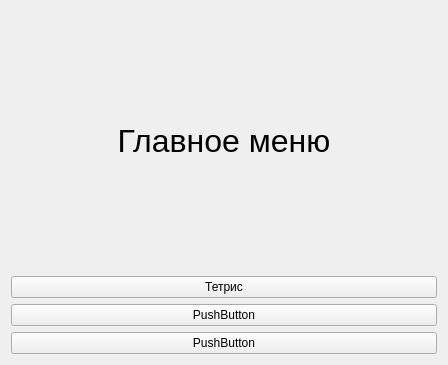
<?xml version="1.0" encoding="UTF-8"?>
<ui version="4.0">
 <class>Form</class>
 <widget class="QWidget" name="Form">
  <property name="geometry">
   <rect>
    <x>0</x>
    <y>0</y>
    <width>448</width>
    <height>365</height>
   </rect>
  </property>
  <property name="windowTitle">
   <string>Form</string>
  </property>
  <layout class="QVBoxLayout" name="verticalLayout">
   <item>
    <layout class="QVBoxLayout" name="verticalLayout_2">
     <item>
      <widget class="QLabel" name="label">
       <property name="font">
        <font>
         <pointsize>24</pointsize>
        </font>
       </property>
       <property name="text">
        <string>Главное меню</string>
       </property>
       <property name="alignment">
        <set>Qt::AlignCenter</set>
       </property>
      </widget>
     </item>
     <item>
      <widget class="QPushButton" name="toTetrisViewButton">
       <property name="text">
        <string>Тетрис</string>
       </property>
      </widget>
     </item>
     <item>
      <widget class="QPushButton" name="pushButton_3">
       <property name="text">
        <string>PushButton</string>
       </property>
      </widget>
     </item>
     <item>
      <widget class="QPushButton" name="pushButton_2">
       <property name="text">
        <string>PushButton</string>
       </property>
      </widget>
     </item>
    </layout>
   </item>
  </layout>
 </widget>
 <resources/>
 <connections/>
</ui>
